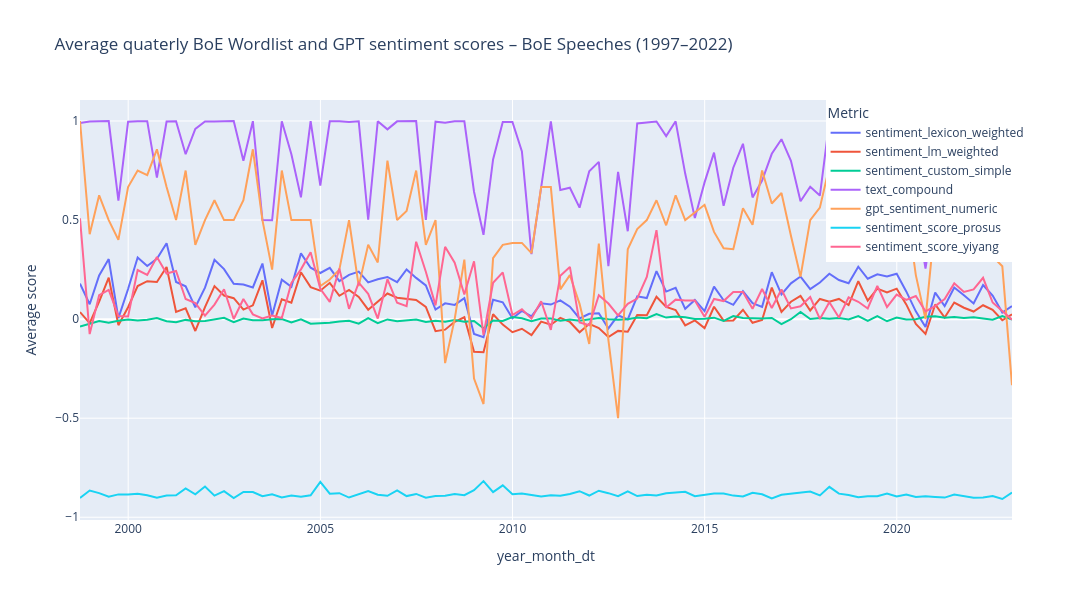

Source (notebook cell):
### Code cell
# Plot sentiment scores over time

# Define the plot
fig = px.line(
     sentiment_quarterly,
     x='year_month_dt',
     y=['sentiment_lexicon_weighted', 'sentiment_lm_weighted', 'sentiment_custom_simple', 'text_compound',
        'gpt_sentiment_numeric', 'sentiment_score_prosus', 'sentiment_score_yiyang'],
     title="Average quaterly BoE Wordlist and GPT sentiment scores – BoE Speeches (1997–2022)",
     labels={'value': 'Average score', 'variable': 'Metric'}
)

# Adjust size
fig.update_layout(width=1100, height=600)

# Move the legend
fig.update_layout(
    legend=dict(
        x=0.8,
        y=1,
        xanchor='left',
        yanchor='top'
    )
)

# Display the plot
fig.show()
